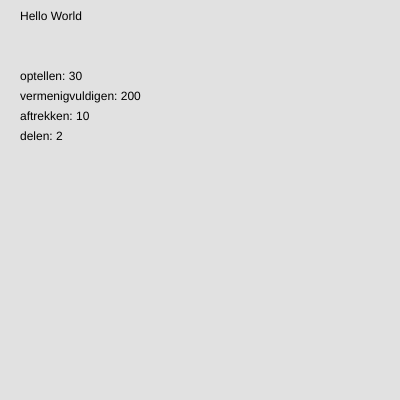
Frame 1 (no input)
Frame 60 (no input): identical to frame 1, image omitted
Frame 120 (the mouse pressed at the canvas centre since frame 60): identical to frame 1, image omitted

The p5.js sketch that drew this single still picture (run headless with seeded random() and noise() and a simulated clock; from frame 60 on, the mouse is pressed at the canvas centre):

// p5.js sketch
// ── sketch.js

let X = 100;
let a = 20;
let b = 10;

function setup() {
  createCanvas(400, 400);
}

function draw() {
  background(225, 225, 225);
  text("Hello World", 20,20);
  
  let y = 80;
  /*berekeningen*/
  /*variable voor alle calculaties, de let y = 80 laat de variable's automatisch + 80 
  zonder dat je het de heletijd moet typen*/
  optellen = a + b;
  text("optellen: " + optellen, 20, y);
  vermenigvuldigen = a * b;
 
  y = y + 20;
  text("vermenigvuldigen: " + vermenigvuldigen, 20, y);
  aftrekken = a - b;
  
  y = y + 20;
  text("aftrekken: " + aftrekken, 20, y);
  delen = a / b;
  y = y + 20;
  text("delen: " + delen, 20, y);

}
